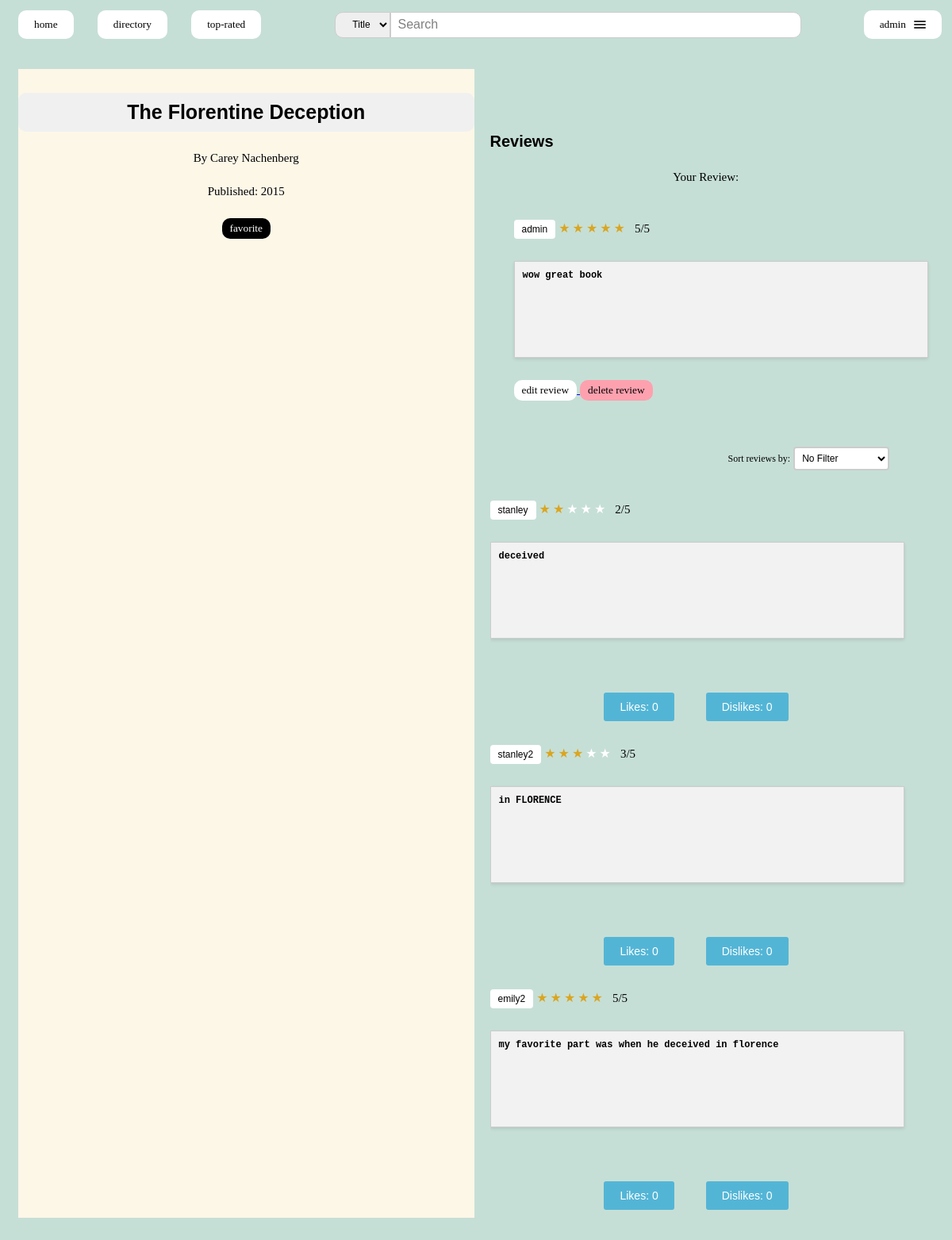
/books/3/ (signed in), run on the app's committed database.
### books/models.py (models this page shows, shortened)
class Book(models.Model):
    title = models.CharField(max_length=200, blank=False)
    author = models.CharField(max_length=200)
    pub_year = models.IntegerField(default=-1, blank=True)
    isbn = models.CharField(max_length=13, blank=True)
    olid = models.CharField(max_length=11, blank=True)
    num_pages = models.IntegerField(blank=True, null=True)

### reviews/models.py (models this page shows)
class Review(models.Model):
    user = models.ForeignKey(User, on_delete=models.CASCADE, blank=True)
    book = models.ForeignKey(Book, on_delete=models.CASCADE)
    rating = models.IntegerField(blank=False, default=0)
    text = models.CharField(blank=False,max_length=500)
    images = models.ImageField(upload_to='review_images/',blank=True)
    likes=models.ManyToManyField(User, related_name='liked_reviews', blank=True)
    dislikes=models.ManyToManyField(User, related_name='disliked_reviews', blank=True)

### books/views.py (the view)
# urls.py: path("<int:book_id>/", views.displayBookInfo, name="view_book"),
def displayBookInfo(request, book_id):
    book = Book.objects.get(pk=book_id)
    reviews = Review.objects.filter(book__id=book_id)
    user_review = None
    profile = None
    if request.user.is_authenticated:
        user_review = reviews.filter(user=request.user)
        reviews = reviews.exclude(user=request.user)
        try:
            profile = UserProfile.objects.filter(user=request.user)[0]
        except:
            profile = UserProfile.objects.create(user=request.user)
    sort_options = request.GET.get('sort')
    if sort_options == 'favorable':
        reviews = reviews.order_by('-rating')  # Sort by most favorable
    elif sort_options == 'unfavorable':
        reviews = reviews.order_by('rating')  # Sort by least favorable
    elif sort_options == 'helpful':
        reviews = reviews.order_by('-likes')  # Sort by least favorable
    elif sort_options == 'unhelpful':
        reviews = reviews.order_by('-dislikes')  # Sort by least favorable
    context = {
        "book": book,
        "reviews": reviews,
        "user_review": None if not user_review else user_review[0],
        "profile": profile
    }
    return render(request, "books/book.html", context);

### templates/books/book.html (shortened to what this page needs)
{% extends "base.html" %}
{% block content %}
<div class="container">
    <div class="left-section">
        <div class = "container-fluid">
            <div class = "book-info container-fluid">
                <h4 class = "review-book">{{ book.title }}</h4>
                <h5 class="book-author">By {{ book.author }}</h5>
                <h5 class="book-published">Published: {{ book.pub_year }}</h5>
                {% if request.user.is_authenticated %}
                    {% if book in profile.favorite_books.all %}
                        <div class="center">
                        <form id="favorite" action="{% url 'books:favorite_book' book.id %}" method="POST">
                            {% csrf_token %}
                            <button type="fav-submit"> Unfavorite </button>
                        </form>
                        </div>
                    {% else %}
                        <div class="center">
                        <form id="favorite" action="{% url 'books:favorite_book' book.id %}" method="POST">
                            <button type="fav-submit"> Favorite </button>
                        </form>
                        </div>
                    {% endif %}
                {% endif %}
            </div>
        </div>
    </div>
    <div class="right-section">
        <h3 class = "reviews">Reviews</h3>
        {% if not user_review %}
            <a class="write-rev-button" href="{% url 'books:review_book' book.id %}">Leave a Review</a>
            {% if not reviews  %}
            <p class = "no-rev">No reviews for this book :</p>
            {% endif %}
        {% else %}
            <h5 class ="personal-review">Your Review:</h5>
            <div style="margin-left: 30px;">
                <a class="user-profile-button" href="{% url 'profiles:profile' user.id %}">{{ user.username }}</a>
                <div class="Stars" style="--rating: {{user_review.rating}};" aria-label="Rating of this product is {{user_review.rating}} out of 5."></div>
                <b class = "rating">{{ user_review.rating }}/5</b>
                <h6 class = "user-rev">{{ user_review.text }}</h6>
                <a href="{% url 'books:edit_review' book.id %}">
                    <button type="edit-rev" class="rev-button">Edit Review</button>
                </a>
                <a href="{% url 'books:delete_review' book.id %}">
                    <button type="delete-rev" class="rev-button delete-button">Delete Review</button>
                </a>
            </div>
            <br/>
        {% endif %}
        <form id="sort-form" method="GET" action="{% url 'books:view_book' book.id %}">
            <label for="sort">Sort reviews by:</label>
            <select id="sort" name="sort">
                <option value="" {% if sort_options == '' %}selected{% endif %}>No Filter</option>
            </select>
        </form>
        <br/>
        {% for review in reviews %}
            <div class="review-container">
                <a class="user-profile-button" href="{% url 'profiles:profile' review.user.id %}">{{ review.user.username }}</a>
                <div class="Stars" style="--rating: {{review.rating}};" aria-label="Rating of this product is {{review.rating}} out of 5."></div>
                <b class = "rating">{{ review.rating }}/5</b>
                <h6 class = "user-rev">{{ review.text }}</h6>
                <div class="container like-dislike-container">
                    <form id="like_review" class="like-form" action="{% url 'books:like_dislike' book.id %}" method="POST" data-pjax>
                        <button class="like-buttons" type="submit"> Likes: {{review.likes.count}}</button>
                    </form>
                    <form id="dislike_review" class="dislike-form" action="{% url 'books:like_dislike' book.id %}" method="POST" data-pjax>
                        <button class="like-buttons" type="submit"> Dislikes: {{review.dislikes.count}}</button>
                    </form>
                </div>
            </div>
        {% endfor %}
    <br/>
    </div>
</div>
{% endblock %}

### templates/nav.html (shortened to what this page needs)
<nav>
    <span class="menu-items">
        <a href="{% url 'books:home_page' %}">
            <button type="home" class="nav-button">Home</button>
        </a>
        <a href="{% url 'books:list_books' %}">
            <button type="books" class="nav-button">Directory</button>
        </a>
        <a href="{% url 'books:top_ten' %}">
            <button type="rating" class="nav-button">Top-Rated</button>
        </a>
    </span>
    <span class="search-bar">
        <form id="search-bar"  method="GET" action="{% url 'books:search_books' %}">
            <select name="field" id="field">
                <option value="title" {% if field == 'title'%} selected {% endif %}>Title</option>
              </select>
            <input type="text" name="query" id="search-input" placeholder="Search" {% if query %}value="{{query}}"{% endif %} />
        </form>
    </span>
    <span class="login-status">
        {% if user.is_authenticated %}
        <div class="dropdown">
            <button class="hamburger-menu-button" type="button" id="dropdownMenuButton" data-toggle="dropdown" aria-haspopup="true" aria-expanded="false">
                <span class="text">{{user.username}}</span>
                <span class="hamburger">
                    <div class="hamburger-icon"></div>
                    <div class="hamburger-icon"></div>
                    <div class="hamburger-icon"></div>
                </span>
            </button>
        </div>
        {% else %}
        <a href="{% url 'users:signup' %}">
            <button type="signup" class="nav-button">Sign Up</button></a>
        <a href="{% url 'users:login'%}">
            <button type="login" class="nav-button">Login</button>
        </a>
        {% endif %}
    </span>
</nav>

### static/css/list.css (style rules this page uses)
.container-fluid { font-size:15px; font-family: Poppins; }

### static/css/signup.css (style rules this page uses)
form label { font-family: Verdana, Geneva, Tahoma, sans-serif; font-weight:500; }
form input[type="text"], form input[type="email"], form input[type="password"] { margin-top: 10px; width: 250px; padding: 5px; border: 1px solid #ccc; border-radius: 5px; display:inline-block; }
form button[type="submit"] { margin-top:20px; padding: 10px 20px; background-color: rgb(83, 181, 214); color: white; border: none; border-radius: 3px; cursor: pointer; }

### static/css/logout.css (style rules this page uses)
.center { display: flex; justify-content: center; }

### static/css/nav.css (style rules this page uses)
nav { padding: 5px; padding-bottom: 20px; font-family: system-ui, -apple-system, BlinkMacSystemFont, 'Segoe UI', Roboto, Oxygen, Ubuntu, Cantarell, 'Open Sans', 'Helvetica Neue', sans-serif; font-size: 20px; text-transform: lowercase; display: flex; justify-content: space-between; align-items: center; }
.login-status { float: right; }
.menu-items a { margin-left: 10px; margin-right: 10px; display: inline-block; }
.nav-button { display: inline-block; font-family: Verdana; text-transform: lowercase; color: black; background-color: white; margin-right: 5px; padding: 10px 20px; border: none; border-radius: 10px; text-align: center; text-decoration: none; cursor: pointer; }
.hamburger-menu-button { display: flex; align-items: center; background-color: white; text-transform: lowercase; border: none; font-family: Verdana; border-radius: 10px; cursor: pointer; padding: 10px 20px; border: none; border-radius: 10px; text-align: center; text-decoration: none; cursor: pointer; }
.text { padding-right: 10px; }
.hamburger-icon { width: 15px; height: 2px; background-color: #333; margin: 2px 0; border-radius: 1px; }
.search-bar { display: inline-block; }
.search-bar form { display: flex; align-items: center; }
.search-bar input[type="text"] { margin-top: 0px; padding: 8px; border: 1px solid #ccc; border-radius: 0px 10px 10px 0px; min-width: 500px; height: 15px; font-size: 16px; }
.search-bar input[type="text"]::placeholder { color: grey; font: Verdana; }
.search-bar select { text-align: center; height: 33px; padding: 4px 2px 4px 10px; font-size: 12px; border-radius: 10px 0px 0px 10px; border: 1px solid #ccc; }

### static/css/stars.css (style rules this page uses)
:root { --star-color: #fff; --star-background: #DAA520; }
.Stars { --percent: calc(var(--rating) / 5 * 100%); display: inline-block; font-size: var(--star-size); font-family: Times; line-height: 1; }
.Stars::before { content: "★★★★★"; letter-spacing: 3px; background: linear-gradient(90deg, var(--star-background) var(--percent), var(--star-color) var(--percent)); -webkit-background-clip: text; -webkit-text-fill-color: transparent; }

### static/css/base.css (style rules this page uses)
body { background-color: #c6dfd6; }

### static/css/review_book.css (style rules this page uses)
.review-book { padding:10px; font-family: 'Trebuchet MS', 'Lucida Sans Unicode', 'Lucida Grande', 'Lucida Sans', Arial, sans-serif; text-align: center; font-size: 25px; background-color: #F0F0F0; border-radius: 10px; max-width: 600px; margin: 0 auto; margin-top: 30px; }

### static/css/user_profile.css (style rules this page uses)
form { align-items: center; justify-content: center; }

### data on the page
Book: title "The Florentine Deception", author "Carey Nachenberg", pub_year "2015"
Review: rating "5", text "wow great book"
Review: user.username "stanley", rating "2", text "deceived", likes.count "0", dislikes.count "0"
Review: user.username "stanley2", rating "3", text "in FLORENCE", likes.count "0", dislikes.count "0"
Review: user.username "emily2", rating "5", text "my favorite part was when he deceived in florence", likes.count "0", dislikes.count "0"

### other printed values
{{ user.username }} "admin"
